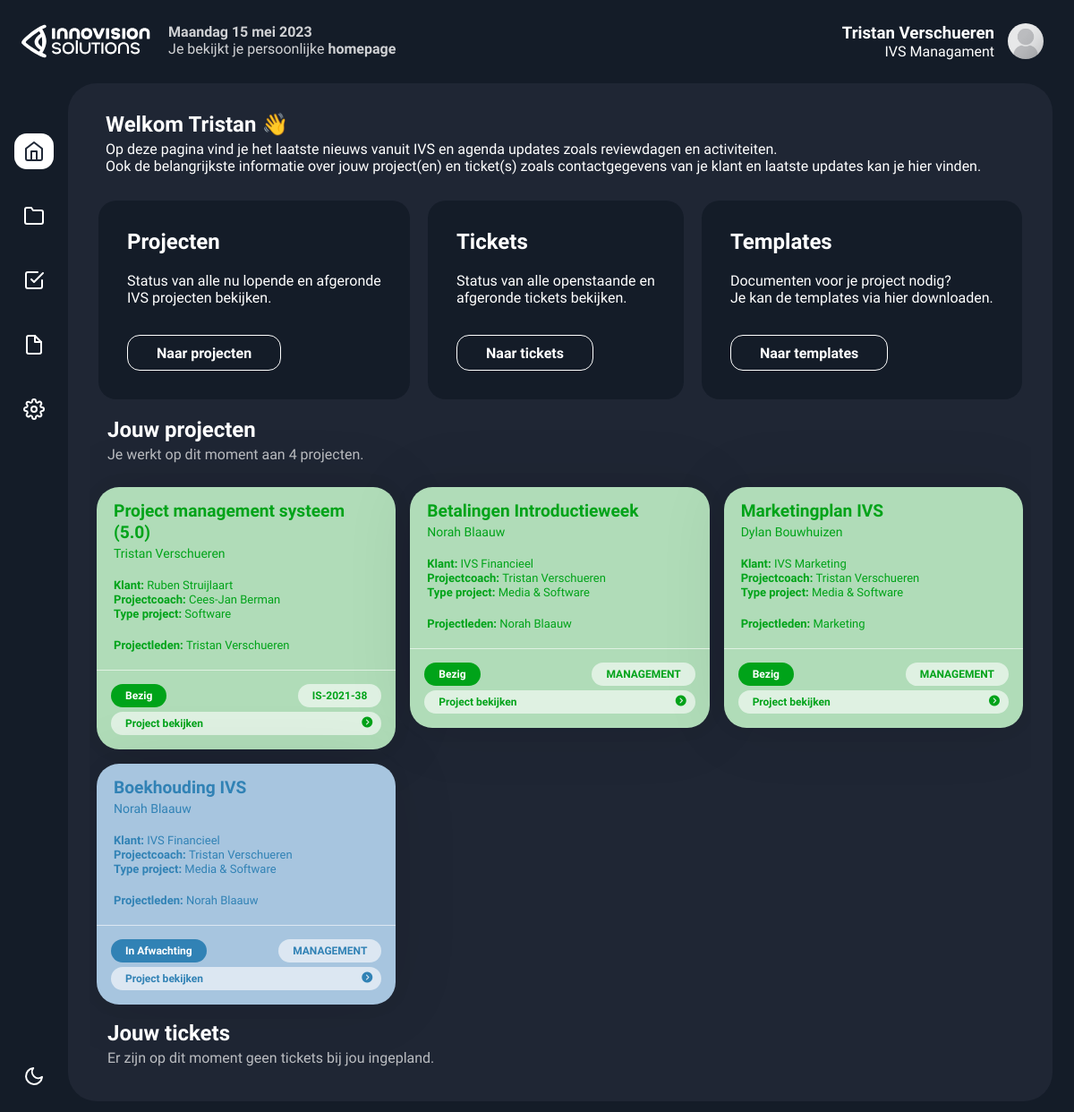
Screenshot of /index.php (signed in) with the database file from the repository.
### tables this page shows
CREATE TABLE IF NOT EXISTS `users` (
  `id` int NOT NULL AUTO_INCREMENT,
  `username` varchar(50) NOT NULL,
  `naam` varchar(200) NOT NULL DEFAULT 'Naam Achternaam',
  `email` varchar(200) NOT NULL DEFAULT 'naam@email.com',
  `accounttype` varchar(15) NOT NULL DEFAULT 'Gedeactiveerd',
  `password` varchar(255) NOT NULL,
  PRIMARY KEY (`id`)
);

CREATE TABLE IF NOT EXISTS `project` (
  `id` int NOT NULL AUTO_INCREMENT,
  `projectnaam` varchar(300) NOT NULL,
  `projectleider` varchar(200) NOT NULL,
  `klant` varchar(200) NOT NULL,
  `prio` varchar(200) NOT NULL,
  `projectcoach` varchar(200) NOT NULL,
  `telefoonnummer` varchar(200) NOT NULL,
  `emailklant` varchar(200) NOT NULL,
  `projectleden` varchar(1000) NOT NULL,
  `initiatieleider` varchar(200) NOT NULL,
  `project_status` varchar(20) NOT NULL DEFAULT 'In review',
  `opmerkingen` varchar(10000) NOT NULL DEFAULT 'Geen opmerkingen.',
  `opleiding` varchar(200) NOT NULL,
  `administratienummer` varchar(10) NOT NULL,
  `bewerkt_door` varchar(60) NOT NULL DEFAULT '-',
  `bewerkt_datum` varchar(25) DEFAULT '-',
  PRIMARY KEY (`id`)
);

### config/db_config.php (called while the page is built, shortened)
<?php
$months = [
  'January' => 'januari',
  'February' => 'februari',
  'March' => 'maart',
  'April' => 'april',
  'May' => 'mei',
  'June' => 'juni',
  'July' => 'juli',
  'August' => 'augustus',
  'September' => 'september',
  'October' => 'oktober',
  'November' => 'november',
  'December' => 'december'
];
$weekdays = [
  'Monday' => 'Maandag',
  'Tuesday' => 'Dinsdag',
  'Wednesday' => 'Woensdag',
  'Thursday' => 'Donderdag',
  'Friday' => 'Vrijdag',
  'Saturday' => 'Zaterdag',
  'Sunday' => 'Zondag'
];
$datetime = date('l j F Y');
$datetime = str_replace(array_keys($months),   array_values($months),   $datetime);
$datetime = str_replace(array_keys($weekdays), array_values($weekdays), $datetime);
?>

### index.php (the view, shortened to what this page needs)
<?php include("config/db_config.php");
?>
<!DOCTYPE html>
<html lang="en">
<head>
  <link rel="stylesheet" href="https://cdnjs.cloudflare.com/ajax/libs/normalize/5.0.0/normalize.min.css">
  <link rel="stylesheet" href="style.css">
</head>
<body>
<div class="app-container">
  <div class="app-header">
    <div class="app-header-left">
<?php
$persoonlijkepagina = $_SESSION['name'];
$sql = "SELECT * FROM `project` WHERE `projectleider` LIKE '%".$persoonlijkepagina."%' OR `projectleden` LIKE '%".$persoonlijkepagina."%' OR `projectcoach` LIKE '%".$persoonlijkepagina."%';";
$result = mysqli_query($conn, $sql);
$resultCheck = mysqli_num_rows($result);
$sql = "SELECT * FROM tickets WHERE `beheerder` LIKE '%".$persoonlijkepagina."%' OR `projectcoach` LIKE '%".$persoonlijkepagina."%';";
$resultTickets = mysqli_query($conn, $sql);
$resultCheckTickets = mysqli_num_rows($resultTickets);
if ($resultCheckTickets === 0) {
  $resultCheckTickets = "geen";
}
if ($resultCheckTickets === 1) {
  $zijnis = "is";
} else {
  $zijnis = "zijn";
}
if ($resultCheckTickets === 1) {
  $ticketmeervoud = "ticket";
} else {
  $ticketmeervoud = "tickets";
}
if ($resultCheck === 1) {
  $projectenkelvoud = "project";
} else {
  $projectenkelvoud = "projecten";
}
?>
<div class="item-status">
    <span class="status-type3"> <?php
      echo " <b>" . $datetime . "</b>";?><br>
      Je bekijkt je persoonlijke <b>homepage</b></span>
  </div>
  </div>
  <div class="app-header-right">
<?php
  $persoonlijkepagina = $_SESSION['name'];
    $query = "SELECT * FROM `users` WHERE `username` = '".$persoonlijkepagina."'";
    $rows = mysqli_query($conn, $query);
    while($row = mysqli_fetch_assoc($rows))
    {
      echo'<div class="dropdown" style="float:right;">';
      echo'<div class="headeraccounts">';
      echo'<img src="img/avatar.png" alt="Avatar" class="avatar">';
      echo'<h3> ' , $row["naam"] , '</h3>';
      echo'<p>' , $row["accounttype"] , '</p>';
      echo'</div>';
      echo'<div class="dropdown-content">';
      echo'</div></div>';
    }
  ?>
</div>
</div>
<div class="app-content">
  <div class="app-sidebar">
  <a href="index.php" class="app-sidebar-link active">
    <svg xmlns="http://www.w3.org/2000/svg" width="24" height="24" viewBox="0 0 24 24" fill="none" stroke="currentColor" stroke-width="2" stroke-linecap="round" stroke-linejoin="round" class="feather feather-home">
      <path d="M3 9l9-7 9 7v11a2 2 0 0 1-2 2H5a2 2 0 0 1-2-2z" />
      <polyline points="9 22 9 12 15 12 15 22" />
    </svg>
  </a>
  <a href="projects.php" class="app-sidebar-link">
    <svg xmlns="http://www.w3.org/2000/svg" width="24" height="24" viewBox="0 0 24 24" fill="none" stroke="currentColor" stroke-width="2" stroke-linecap="round" stroke-linejoin="round" class="feather feather-folder">
      <path d="M22 19a2 2 0 0 1-2 2H4a2 2 0 0 1-2-2V5a2 2 0 0 1 2-2h5l2 3h9a2 2 0 0 1 2 2z"></path>
    </svg>
  </a>
  <a href="tickets.php" class="app-sidebar-link">
  </a>
  <a href="templates.php" class="app-sidebar-link">
  </a>
  <a href="admin.php" class="app-sidebar-link">
  </a>
  <a class="mode-switch" title="Switch Theme">
        <svg class="moon" fill="none" stroke="currentColor" stroke-linecap="round" stroke-linejoin="round" stroke-width="2" width="24" height="24" viewBox="0 0 24 24">
          <defs></defs>
          <path d="M21 12.79A9 9 0 1111.21 3 7 7 0 0021 12.79z"></path>
        </svg>
  </a>
</div>
  <div class="projects-section">
  <div class="projects-section-header-home-algemeen" style="width:100%;">
<h2>Welkom <?=ucfirst($_SESSION['name'])?> 👋</h2><br><p>Op deze pagina vind je het laatste nieuws vanuit IVS en agenda updates zoals reviewdagen en activiteiten. <br> Ook de belangrijkste informatie over jouw project(en) en ticket(s) zoals contactgegevens van je klant en laatste updates kan je hier vinden.</p><br>
  </div>
  <div class="project-boxes jsGridView">
  <article class="box-admin-portaal">
  <h1>Projecten</h1>
  <p>Status van alle nu lopende en afgeronde<br> IVS projecten bekijken.</p>
  <button onclick="window.location='projects.php';" class="breakout-button" type="button">Naar projecten</button>
</article>
<article class="box-admin-portaal">
  <h1>Tickets</h1>
  <p>Status van alle openstaande en<br> afgeronde tickets bekijken.</p>
  <button onclick="window.location='tickets.php';" class="breakout-button" type="button">Naar tickets</button>
</article>
<article class="box-admin-portaal">
  <h1>Templates</h1>
  <p>Documenten voor je project nodig? <br>Je kan de templates via hier downloaden.</p>
  <a href="templates.php"><button class="breakout-button" style="margin-top:16px;" type="button">Naar templates</button></a>
</article>
<div class="projects-section-header-home" style="width:100%;">
<h2>Jouw projecten</h2><br><p>Je werkt op dit moment aan <?php echo $resultCheck; ?> <?php echo $projectenkelvoud; ?>.</p><br>
  </div>
      <?php
        while($row = mysqli_fetch_assoc($result)) {
          if ($row['project_status'] == 'Bezig'){
            $barcolor = '#00A319';
            $BGcolor = '#B0DCB8';
          }
          elseif ($row['project_status'] == 'Factuur'){
            $barcolor = '#AC3FAA';
            $BGcolor = '#D99FD8';
            $modalcolor = '#AC3FAA';
          }
          elseif ($row['project_status'] == 'In Afwachting'){
            $barcolor = '#3182B5';
            $BGcolor = '#A7C5DF';
          }
          elseif ($row['project_status'] == 'Initiatie'){
            $barcolor = '#E66600';
            $BGcolor = '#F8B682';
            $modalcolor = '#E66600';
          }
          elseif ($row['project_status'] == 'On Hold'){
            $barcolor = '#3182B5';
            $BGcolor = '#A7C5DF';
            $modalcolor = '#3182B5';
          }
          elseif ($row['project_status'] == 'Afgerond'){
            $barcolor = '#1D8068';
            $BGcolor = '#A2DBCD';
            $modalcolor = '#1D8068';
          }
          elseif ($row['project_status'] == 'Gestopt'){
            $barcolor = '#FE4A41';
            $BGcolor = '#FFAAA6';
            $modalcolor = '#FE4A41';
          }
            echo'<div class="project-box-wrapper">';
            echo'<div class="project-box" style="background-color: ', $BGcolor ,';">';
            echo'<div class="project-box-content-header" style="color: ', $barcolor ,';">';
            echo'<p class="box-content-header" style="font-size: larger; color: ',$barcolor,';"><b>' , $row['projectnaam'] , '</b></p>';
            echo'<p class="box-content-subheader">' , $row['projectleider'] , '</p>';
            echo'</div>';
            echo'<div class="box-progress-wrapper" style="color: ', $barcolor ,';">';
            echo'<p class="box-progress-text"><b>Klant: </b>' , $row['klant'] , '</p>';
            echo'<p class="box-progress-text"><b>Projectcoach: </b>' , $row['projectcoach'] , '</p>';
            echo'<p class="box-progress-text"><b>Type project: </b>' , $row['opleiding'] , '</p><br>';
            echo'<p class="box-progress-text"><b>Projectleden: </b>' , $row['projectleden'] , '</p>';
            echo'<br>';
            echo'</div>';
            echo'<div class="project-box-footer">';
            echo'<div class="statustag" style="background-color: ' , $barcolor , ';">';
            echo $row['project_status'];
            echo '</div>';
            echo'<div class="statustag" style="color: ', $barcolor ,';">';
            echo $row['administratienummer'];
            echo '</div>';
            echo '</div>';
            echo'<details><summary>';
            echo'<div class="buttonmodal" style="color: ', $barcolor ,';">';
            echo'Project bekijken <i class="fas fa-chevron-circle-right"></i>';
            echo'</div>';
            echo'</summary>';
            echo'</div>';
            echo'</div>';
          }
      ?>
<div class="projects-section-header-home" style="width:100%;">
<h2>Jouw tickets</h2><br><p>Er <?php echo $zijnis; ?> op dit moment <?php echo $resultCheckTickets; ?> <?php echo $ticketmeervoud; ?> bij jou ingepland.</p><br>
  </div>
</div></div></div>
</body>
</html>

### rows the page displays
users: naam "Tristan Verschueren", accounttype "IVS Managament"
project: projectnaam "Project management systeem (5.0)", projectleider "Tristan Verschueren", klant "Ruben Struijlaart", projectcoach "Cees-Jan Berman", opleiding "Software", projectleden "Tristan Verschueren", project_status "Bezig", administratienummer "IS-2021-38"
project: projectnaam "Betalingen Introductieweek", projectleider "Norah Blaauw", klant "IVS Financieel", projectcoach "Tristan Verschueren", opleiding "Media & Software", projectleden "Norah Blaauw", project_status "Bezig", administratienummer "MANAGEMENT"
project: projectnaam "Marketingplan IVS", projectleider "Dylan Bouwhuizen", klant "IVS Marketing", projectcoach "Tristan Verschueren", opleiding "Media & Software", projectleden "Marketing", project_status "Bezig", administratienummer "MANAGEMENT"
project: projectnaam "Boekhouding IVS", projectleider "Norah Blaauw", klant "IVS Financieel", projectcoach "Tristan Verschueren", opleiding "Media & Software", projectleden "Norah Blaauw", project_status "In Afwachting", administratienummer "MANAGEMENT"

### other values shown
$datetime "Maandag 15 mei 2023"
$_SESSION['name'] "Tristan"
$resultCheck "4"
$projectenkelvoud "projecten"
$zijnis "zijn"
$resultCheckTickets "geen"
$ticketmeervoud "tickets"
